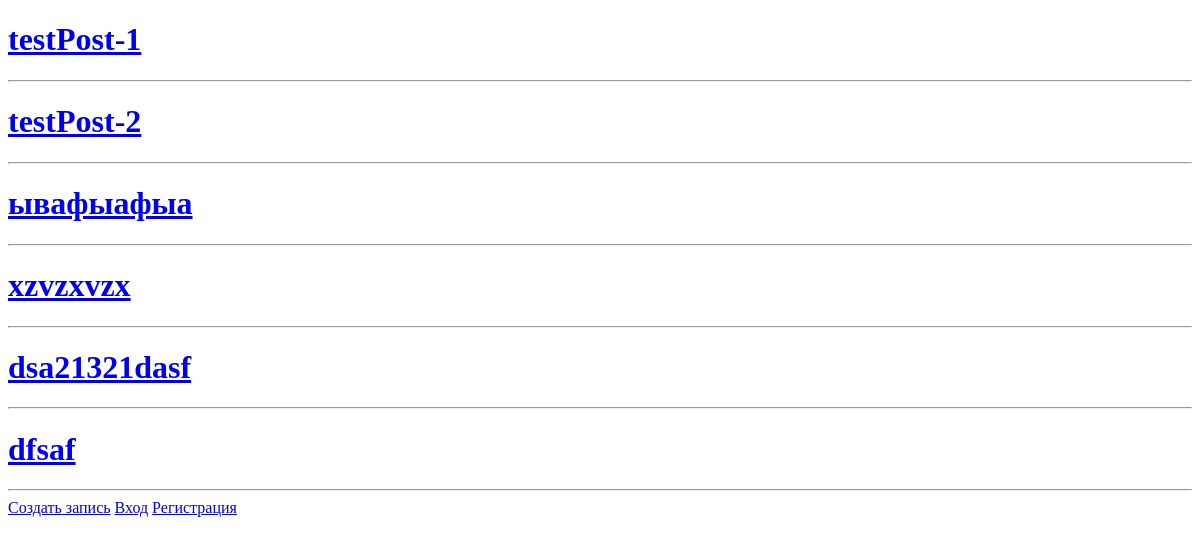
/, run on an earlier commit of the app's database.
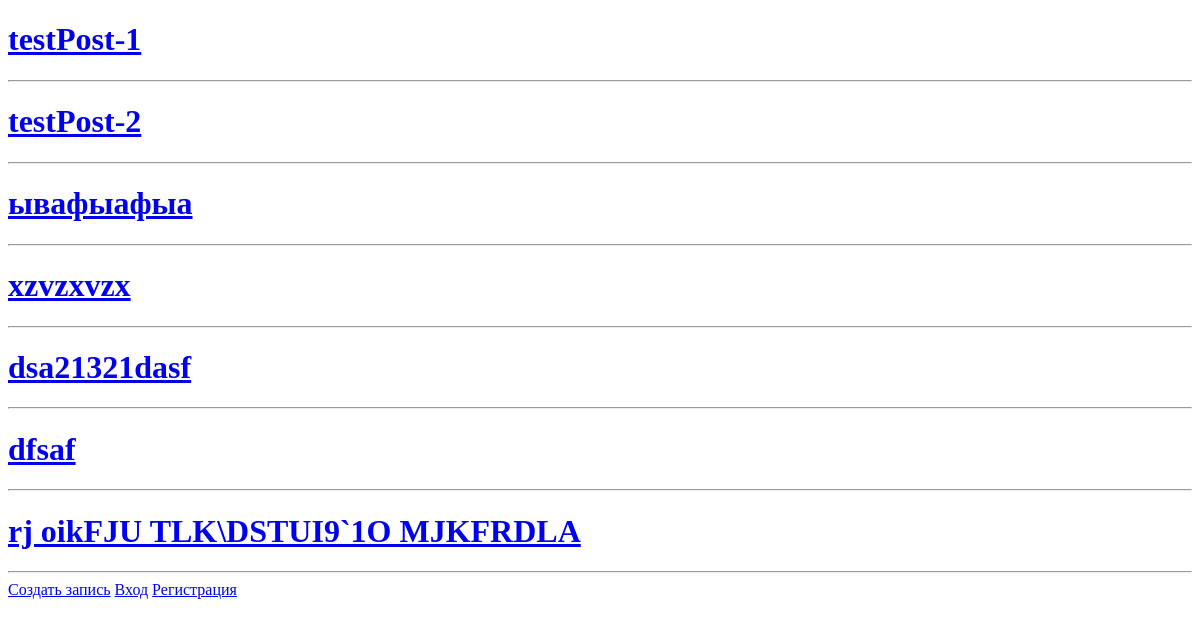
And on a later commit of the database.
### blog/models.py (models this page shows, shortened)
class Post(models.Model):  # ТБ: blog_post
    class Meta:
        verbose_name = 'Пост'
        verbose_name_plural = 'Посты'
    title = models.CharField(
        max_length=32,
        verbose_name='Название'
    )
    slug = models.SlugField(
        unique=True,
        verbose_name='Символьный ID'
    )
    text = models.TextField(
        verbose_name='Тело поста'
    )
    published = models.BooleanField(
        default=True
    )
    created = models.DateTimeField(
        auto_now_add=True
    )
    updated = models.DateTimeField(
        auto_now=True
    )

### blog/views.py (the view)
# urls.py: path('', PostListView.as_view(), name='list'),
class PostListView(ListView):
    model = Post
    template_name = 'posts/post.html'
    context_object_name = 'posts'

### blog/templates/posts/post.html (shortened to what this page needs)
<!DOCTYPE html>
<html lang="en">
<head>
</head>
<body>
    {% for p in posts %}
        <a href="{% url 'post:detail' p.slug %}" class="post__link">
            <h1 class="post__title">{{ p.title }}</h1>
            <hr>
        </a>
    {% endfor %}
    <a href="{% url 'post:create' %}">Создать запись</a>
    <a href="{% url 'account:login' %}">Вход</a>
    <a href="{% url 'account:register' %}">Регистрация</a>
</body>
</html>

What changed in the data, as far as the page shows it:
added Post: title "rj oikFJU TLK\\DSTUI9`1O MJKFRDLA"
